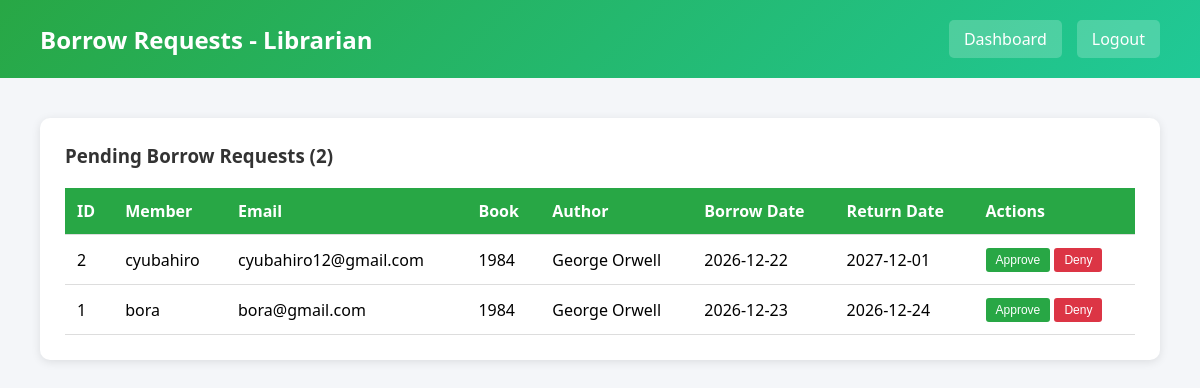
The page /librarian_borrow_requests.php (signed in) on the database its author committed.
### tables this page shows
CREATE TABLE `borrow` (
  `borrow_id` int(11) NOT NULL,
  `member_id` int(11) NOT NULL,
  `book_id` int(11) NOT NULL,
  `librarian_id` int(11) DEFAULT NULL,
  `borrow_date` date NOT NULL,
  `return_date` date NOT NULL,
  `actual_return_date` date DEFAULT NULL,
  `status` enum('pending','approved','denied','borrowed','returned','overdue') DEFAULT 'pending',
  `request_notes` text DEFAULT NULL,
  `created_at` timestamp NOT NULL DEFAULT current_timestamp()
);

CREATE TABLE `members` (
  `member_id` int(11) NOT NULL,
  `name` varchar(100) NOT NULL,
  `email` varchar(100) NOT NULL,
  `phone` varchar(20) NOT NULL,
  `password` varchar(255) NOT NULL,
  `status` enum('active','inactive') DEFAULT 'active',
  `created_at` timestamp NOT NULL DEFAULT current_timestamp()
);

CREATE TABLE `books` (
  `book_id` int(11) NOT NULL,
  `title` varchar(200) NOT NULL,
  `author` varchar(100) NOT NULL,
  `year_published` int(11) DEFAULT NULL,
  `quantity` int(11) DEFAULT 1,
  `available_quantity` int(11) DEFAULT 1,
  `status` enum('active','inactive','archived') DEFAULT 'active',
  `content` text DEFAULT NULL,
  `created_at` timestamp NOT NULL DEFAULT current_timestamp()
);

### librarian_borrow_requests.php (the view, shortened to what this page needs)
<?php
require_once 'config.php';
$stmt = $pdo->query("
    SELECT b.*, m.name as member_name, m.email as member_email,
           bk.title as book_title, bk.author
    FROM borrow b
    JOIN members m ON b.member_id = m.member_id
    JOIN books bk ON b.book_id = bk.book_id
    WHERE b.status = 'pending'
    ORDER BY b.created_at DESC
");
$pending_requests = $stmt->fetchAll();
?>
<!DOCTYPE html>
<html lang="en">
<head>
</head>
<body>
    <div class="header">
        <h1>Borrow Requests - Librarian</h1>
        <div class="nav-links">
            <a href="librarian_dashboard.php">Dashboard</a>
            <a href="logout.php">Logout</a>
        </div>
    </div>
    <div class="container">
        <div class="table-card">
            <h3>Pending Borrow Requests (<?php echo count($pending_requests); ?>)</h3>
            <?php if (empty($pending_requests)): ?>
                <div class="empty-state">
                    <p>No pending borrow requests</p>
                </div>
            <?php else: ?>
                <table>
                    <thead>
                        <tr>
                            <th>ID</th>
                            <th>Member</th>
                            <th>Email</th>
                            <th>Book</th>
                            <th>Author</th>
                            <th>Borrow Date</th>
                            <th>Return Date</th>
                            <th>Actions</th>
                        </tr>
                    </thead>
                    <tbody>
                        <?php foreach ($pending_requests as $request): ?>
                        <tr>
                            <td><?php echo $request['borrow_id']; ?></td>
                            <td><?php echo htmlspecialchars($request['member_name']); ?></td>
                            <td><?php echo htmlspecialchars($request['member_email']); ?></td>
                            <td><?php echo htmlspecialchars($request['book_title']); ?></td>
                            <td><?php echo htmlspecialchars($request['author']); ?></td>
                            <td><?php echo $request['borrow_date']; ?></td>
                            <td><?php echo $request['return_date']; ?></td>
                            <td>
                                <form method="POST" style="display:inline;">
                                    <button type="submit" class="btn-small btn-approve" onclick="return confirm('Approve this borrow request?');">Approve</button>
                                </form>
                                <form method="POST" style="display:inline;">
                                    <button type="submit" class="btn-small btn-deny" onclick="return confirm('Deny this borrow request?');">Deny</button>
                                </form>
                            </td>
                        </tr>
                        <?php endforeach; ?>
                    </tbody>
                </table>
            <?php endif; ?>
        </div>
    </div>
</body>
</html>

### librarian_borrow_requests.php (style rules this page uses)
* { margin: 0; padding: 0; box-sizing: border-box; }
body { font-family: 'Segoe UI', Tahoma, Geneva, Verdana, sans-serif; background: #f4f6f9; }
.header { background: linear-gradient(135deg, #28a745 0%, #20c997 100%); color: white; padding: 20px 40px; display: flex; justify-content: space-between; align-items: center; }
.header h1 { font-size: 24px; }
.nav-links { display: flex; gap: 15px; }
.nav-links a { color: white; text-decoration: none; padding: 8px 15px; background: rgba(255,255,255,0.2); border-radius: 5px; }
.container { padding: 40px; max-width: 1400px; margin: 0 auto; }
.table-card { background: white; padding: 25px; border-radius: 10px; box-shadow: 0 2px 10px rgba(0,0,0,0.1); }
.table-card h3 { margin-bottom: 20px; color: #333; }
table { width: 100%; border-collapse: collapse; }
th, td { padding: 12px; text-align: left; border-bottom: 1px solid #ddd; }
th { background: #28a745; color: white; }
.btn-small { padding: 5px 10px; color: white; border: none; border-radius: 3px; cursor: pointer; font-size: 12px; }
.btn-approve { background: #28a745; }
.btn-deny { background: #dc3545; }

### rows shown on the page
borrow: borrow_id "2", member.name "cyubahiro", member.email "cyubahiro12@gmail.com", book.title "1984", book.author "George Orwell", borrow_date "2026-12-22", return_date "2027-12-01"
borrow: borrow_id "1", member.name "bora", member.email "bora@gmail.com", book.title "1984", book.author "George Orwell", borrow_date "2026-12-23", return_date "2026-12-24"

### other values the page prints
count($pending_requests) "2"
